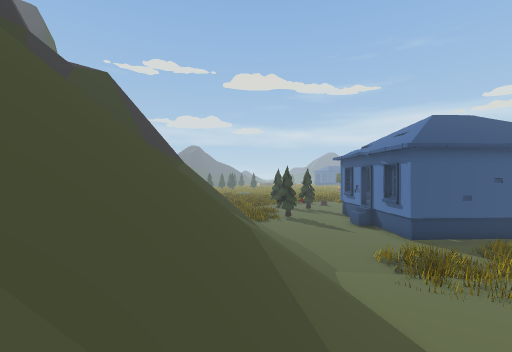
View 1 (above)

24 first-person views from a walk through a Unity game level. The camera is 0.58 m above the floor, looks level and sees 90° across. The floor is counted in squares, 1 m on a side. Each view is taken from the middle of a square. On the plan, view 1 faces up. The plan holds only what a view shows up to about 9 squares ahead; the rest is blank. The place goes on beyond the plan. Some animated figures are left out.

View 2
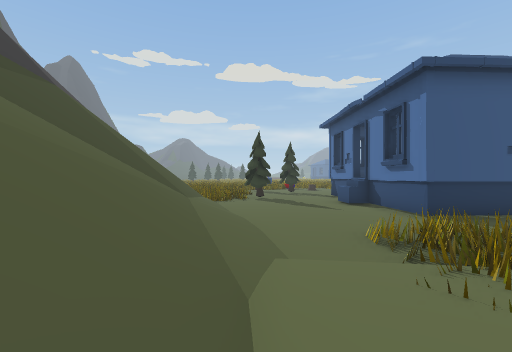

View 3
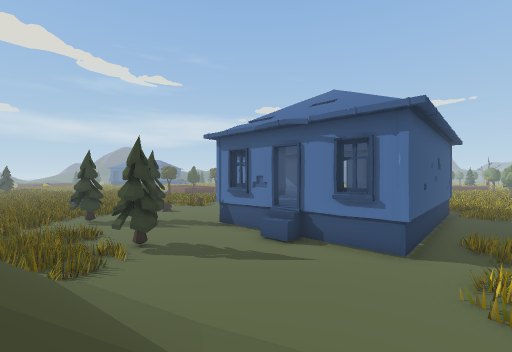

View 4
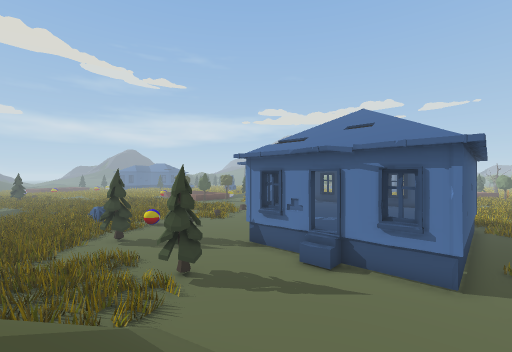

View 5
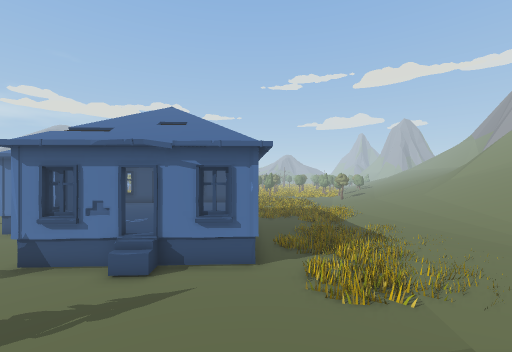

View 6
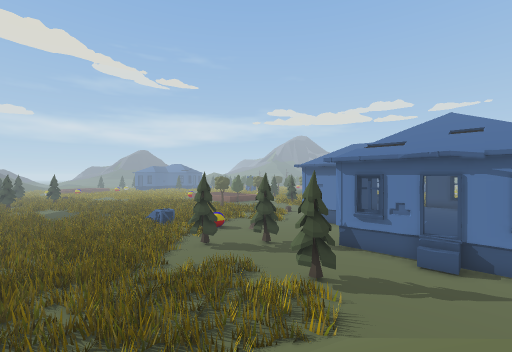

View 7
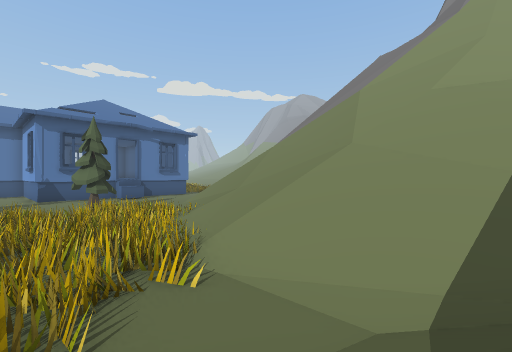

View 8
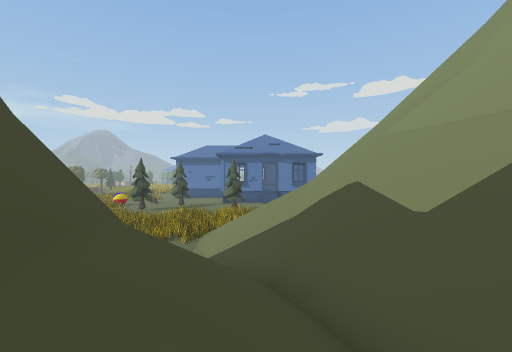

View 9
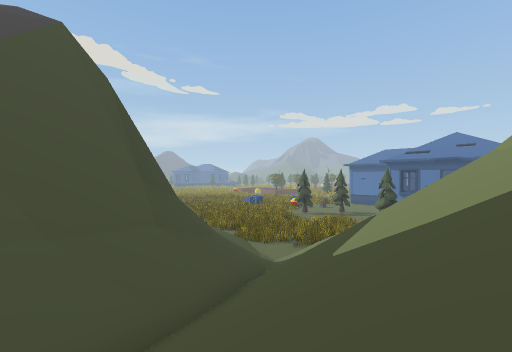

View 10
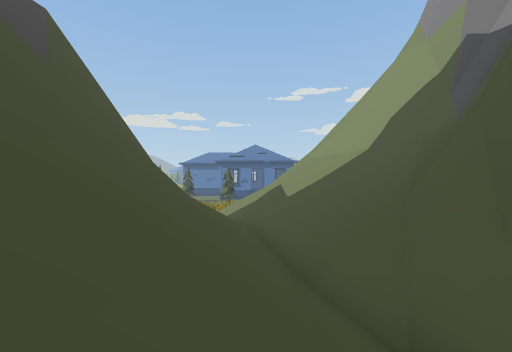

View 11
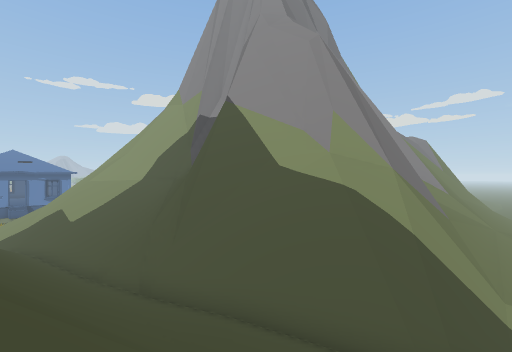

View 12
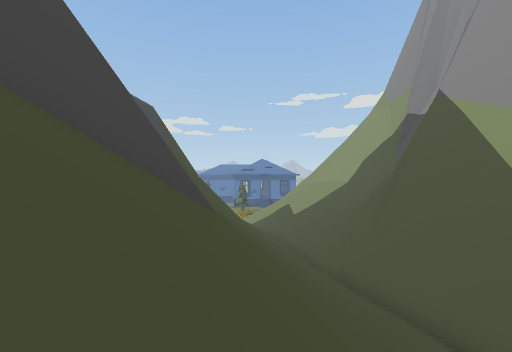

View 13
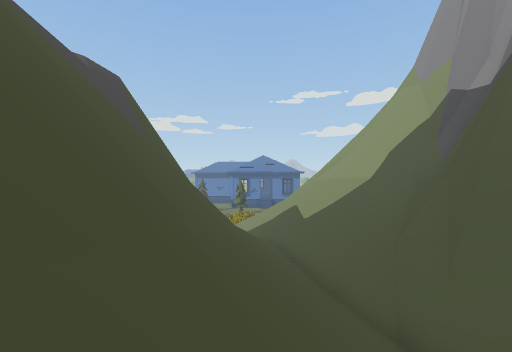

View 14
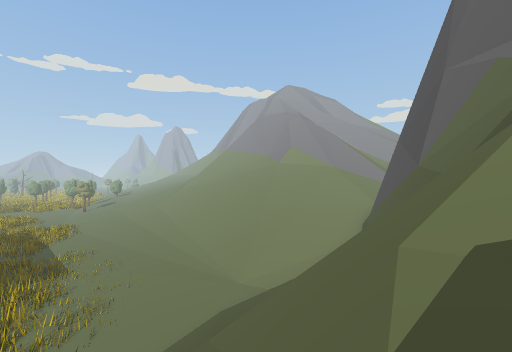

View 15
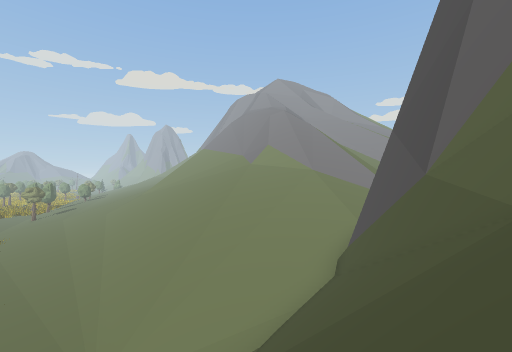

View 16
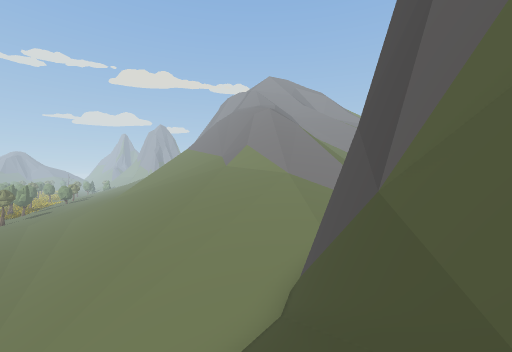

View 17
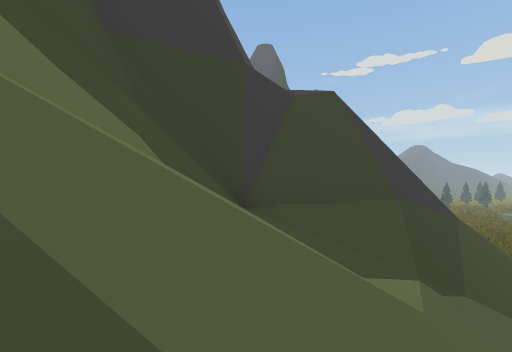

View 18
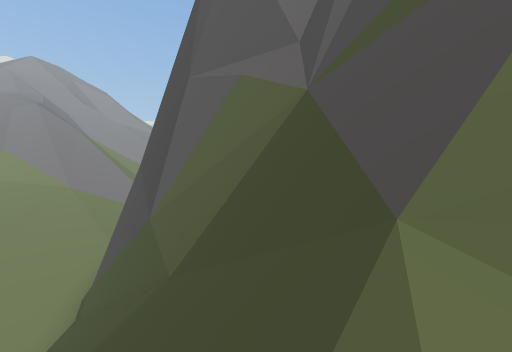

View 19
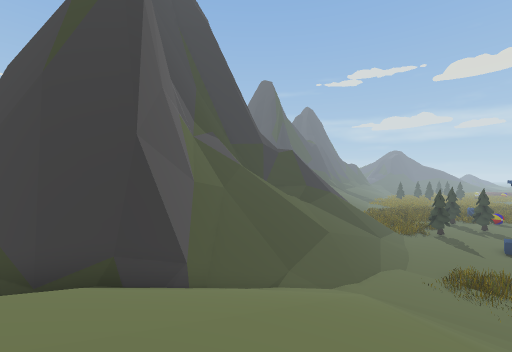

View 20
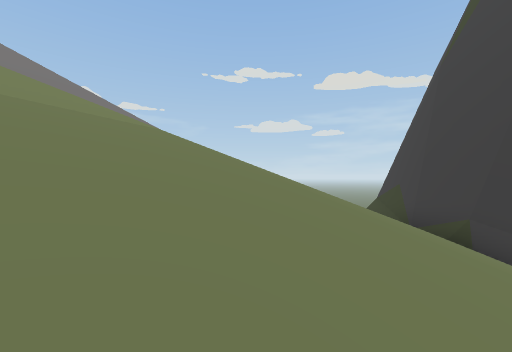

View 21
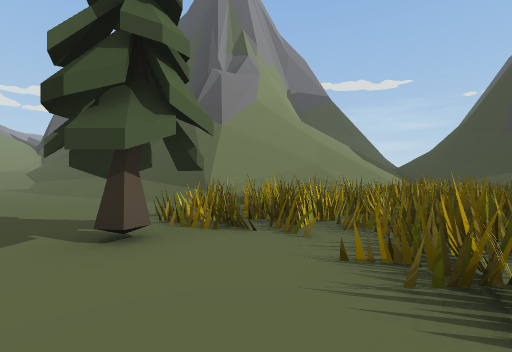

View 22
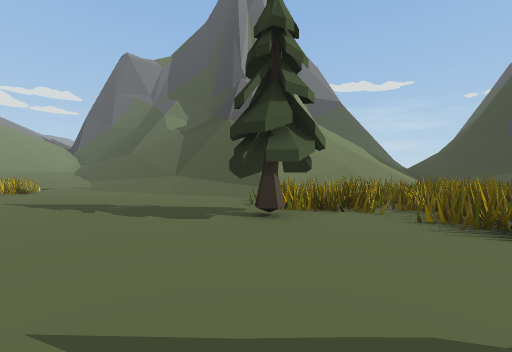

View 23
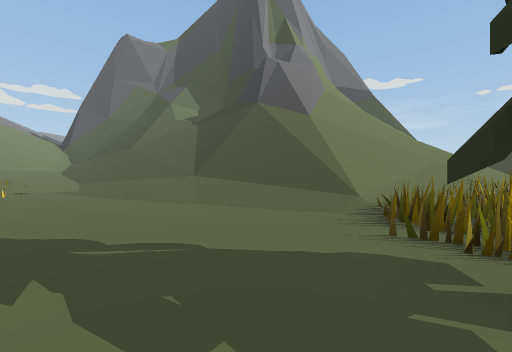

View 24
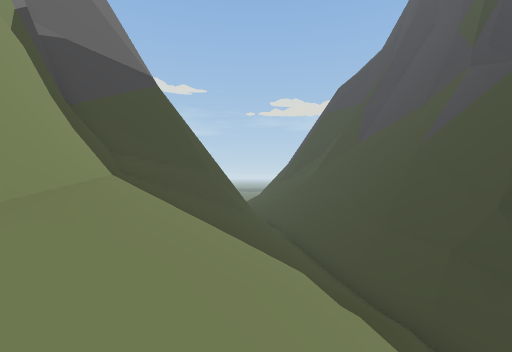

### Floor plan
Key: @ floor where view 1 was taken; # wall or solid block; . main floor; : floor 0.15 m higher than the main floor; + floor 0.35 m higher than the main floor; * floor 0.5 m higher than the main floor; % floor 0.65 m higher than the main floor; & floor 0.8 m higher than the main floor; / step, stairs or slope; = window, fence, low wall or low ledge; ^ raised ledge; v drop or lower ground; O other object.
Columns run from 26 left of view 1 to 7 right of it. Each row starts with its distance up from view 1.
 20               ^#=//OOOOOOOOOO...
 19          ^^^^^#=///.OOOOOOOO.....O
 18   #^ ^^^^^==##= //..OOOOOOOOOO...O
 17  //###===#==#/////////OOOOOOO....O
 16 ///////////////////////=OOOO.....O
 15   /////////////////////////.....OO
 14    ////////////////////////.....OO
 13    /////=//////////////////......O
 12   /////#^^=///////=////=////.....O
 11  =////=#^ ^#////##=#=/=#////.....#
 10  =#///^^   ^=/#^^^=// =#////......
  9  =#=/#^^    ^^^   ^= v //////.OOOO
  8  /^v#^^             /v#//////.OOOO
  7  /=^^              ^##///////:OOOO
  6  //^^               ##///////+OOOO
  5  //                 ^#///////+OOO=
  4  //                 ^^///////***O
  3                      ^#//////%%%%%
  2                       ^=////&&&&%%
  1                       ^^//////////
  0                        ^#/@=//////
 -1                         ^#////////
 -2                          ^#///////
 -3                           ##//////
 -4                           ##//////
 -5                           ##//////
 -6                          ##///////

Where each view was taken, in squares from view 1:
view 1: 0 up, 0 right, facing up
view 2: 4 up, 2 right, facing up
view 3: 9 up, 1 left, facing up-right
view 4: 10 up, 2 left, facing up-right
view 5: 11 up, 2 left, facing right
view 6: 13 up, 5 left, facing up-right
view 7: 20 up, 9 left, facing down-right
view 8: 16 up, 15 left, facing right
view 9: 12 up, 15 left, facing up-right
view 10: 15 up, 21 left, facing right
view 11: 16 up, 25 left, facing down-right
view 12: 16 up, 26 left, facing right
view 13: 16 up, 23 left, facing right
view 14: 7 up, 3 left, facing down-right
view 15: 3 up, 2 left, facing down-right
view 16: 1 up, 2 left, facing down-right
view 17: 3 up, 2 left, facing up-left
view 18: 3 up, 3 left, facing down
view 19: 6 down, 6 right, facing up-left
view 20: 4 down, 7 right, facing down-left
view 21: 20 up, 3 right, facing down-left
view 22: 20 up, 5 right, facing down-left
view 23: 17 up, 4 right, facing down-left
view 24: 13 up, 7 left, facing left
